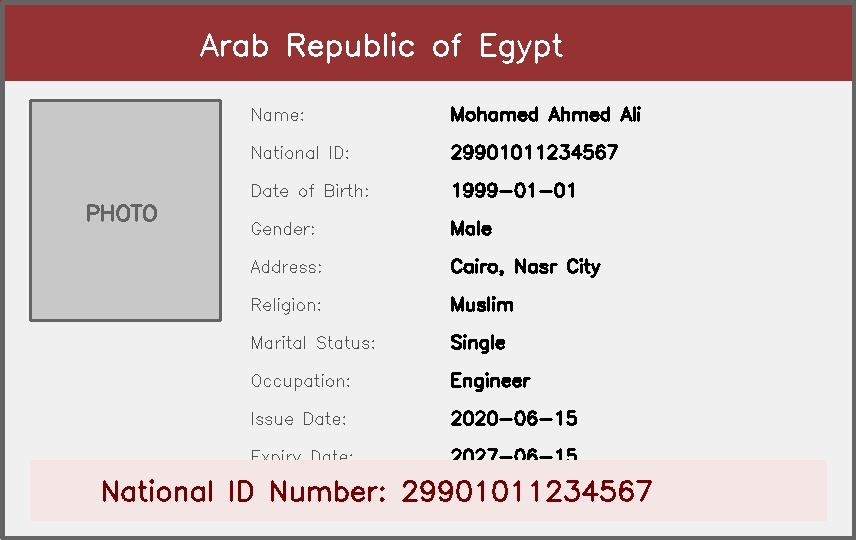
#> input picture server/ocr_service/test_national_id.jpg, 856 x 540 px
$ python -i preprocessing.py   (imports and definitions only)   (older library calls are emulated)
#> lines starting #> are read from the running program, lines starting #| are printed output that depends on the picture; after the words box and inside, x2 and y2 are one past the last pixel; in counts of white or black regions, pixels touching at a corner belong together
#> further down, picture is the input picture: shape (540, 856, 3); mean B, G, R 198.7, 198.8, 214.4
"""
OpenCV-based image preprocessing pipeline for document OCR.
Enhances image quality before sending to the VLM for text extraction.

v2 — Preserves color information for better VLM accuracy.
     Adds LAB-based enhancement, EXIF auto-rotation, and adaptive processing.
"""

import cv2
import numpy as np
import base64
import logging

logger = logging.getLogger(__name__)


# [97 lines left out: functions load_image, auto_rotate_from_exif, resize_if_needed, not called in this run]


def convert_to_grayscale(img: np.ndarray) -> np.ndarray:
    """Convert BGR image to grayscale."""
    return cv2.cvtColor(img, cv2.COLOR_BGR2GRAY)


# [66 lines left out: functions apply_clahe, enhance_color_lab, denoise, denoise_color, sharpen, sharpen_strong, not called in this run]


def order_points(pts: np.ndarray) -> np.ndarray:
    """
    Order 4 corner points as: top-left, top-right, bottom-right, bottom-left.
    Used for perspective correction.
    """
    rect = np.zeros((4, 2), dtype="float32")
    s = pts.sum(axis=1)
    diff = np.diff(pts, axis=1)
    rect[0] = pts[np.argmin(s)]       # top-left has smallest sum
    rect[2] = pts[np.argmax(s)]       # bottom-right has largest sum
    rect[1] = pts[np.argmin(diff)]    # top-right has smallest difference
    rect[3] = pts[np.argmax(diff)]    # bottom-left has largest difference
    return rect


def perspective_correction(img: np.ndarray) -> np.ndarray:
    """
    Attempt to detect a document rectangle and warp it to a flat view.
    If no clear rectangle is found, returns the original image.
    """
    try:
        gray = cv2.cvtColor(img, cv2.COLOR_BGR2GRAY) if len(img.shape) == 3 else img.copy()
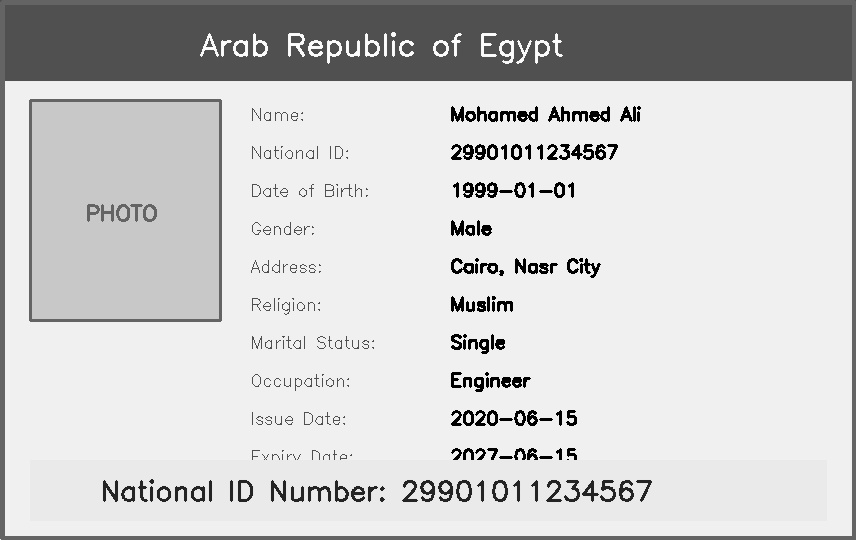
#> gray: shape (540, 856); min 0, max 255, mean 203.5
        blurred = cv2.GaussianBlur(gray, (5, 5), 0)
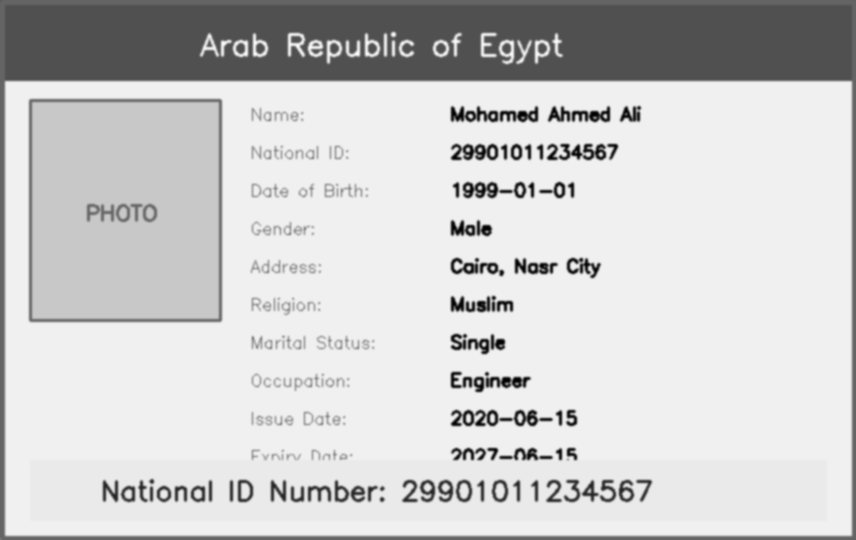
#> blurred: shape (540, 856); min 0, max 252, mean 203.5
        edges = cv2.Canny(blurred, 50, 150)
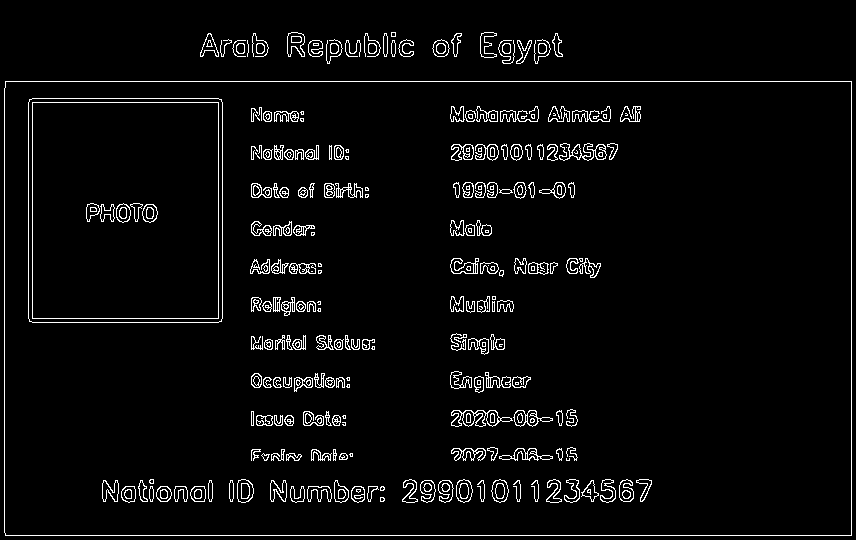
#> edges: shape (540, 856); 4.1% white in thin lines or dots

        # Dilate edges to close gaps
        kernel = cv2.getStructuringElement(cv2.MORPH_RECT, (3, 3))
        edges = cv2.dilate(edges, kernel, iterations=1)
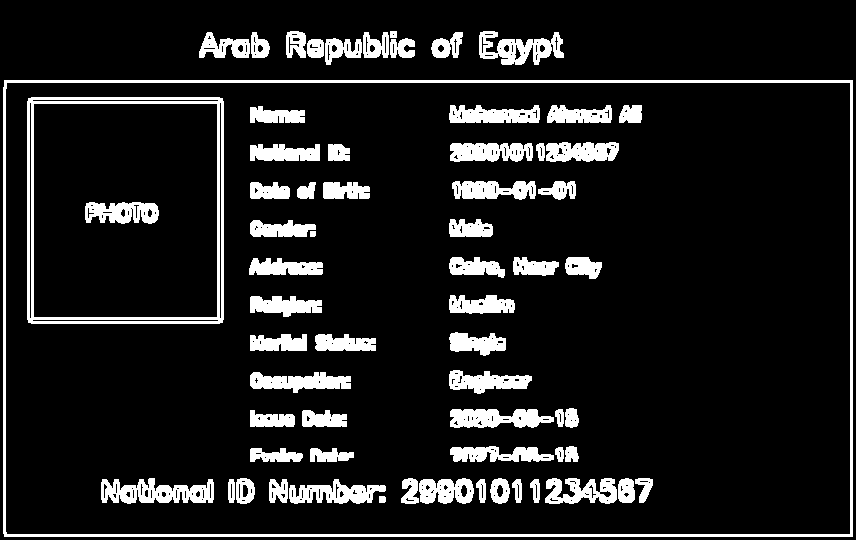
#> edges: shape (540, 856); 11.7% white; 66 white regions

        contours, _ = cv2.findContours(edges, cv2.RETR_EXTERNAL, cv2.CHAIN_APPROX_SIMPLE)
#> contours = 11 contours; largest, box (x1, y1, x2, y2) and area: (3, 80, 853, 537) 387135, (479, 31, 564, 65) 1518, (199, 32, 250, 58) 726, (325, 38, 362, 65) 562, (431, 32, 463, 58) 477

        if not contours:
            return img

        # Find the largest contour that approximates to 4 points
        contours = sorted(contours, key=cv2.contourArea, reverse=True)

        for contour in contours[:5]:  # Check top 5 largest
            peri = cv2.arcLength(contour, True)
            approx = cv2.approxPolyDP(contour, 0.02 * peri, True)

            if len(approx) == 4:
                # Check if the contour is large enough (at least 20% of image area)
                img_area = img.shape[0] * img.shape[1]
                contour_area = cv2.contourArea(approx)

                if contour_area < 0.2 * img_area:
                    continue

                pts = order_points(approx.reshape(4, 2))
                (tl, tr, br, bl) = pts

                # Compute the width and height of the new image
                width_top = np.linalg.norm(tr - tl)
                width_bottom = np.linalg.norm(br - bl)
                max_width = int(max(width_top, width_bottom))

                height_left = np.linalg.norm(bl - tl)
                height_right = np.linalg.norm(br - tr)
                max_height = int(max(height_left, height_right))

                if max_width < 100 or max_height < 100:
                    continue

                dst = np.array([
                    [0, 0],
                    [max_width - 1, 0],
                    [max_width - 1, max_height - 1],
                    [0, max_height - 1]
                ], dtype="float32")

                M = cv2.getPerspectiveTransform(pts, dst)
                warped = cv2.warpPerspective(img, M, (max_width, max_height))
                logger.info("✅ Perspective correction applied successfully.")
                return warped
#> this loop made 1 pass
#> (peri, approx, img_area, contour_area, s in order_points, diff in order_points, width_top) on pass 1: (2608.8, [[4, 80], [4, 536], [852, 536], [852, 80]], 462240, 386688, [84, 540, 1388, 932], [76, 532, -316, -772], 848)
#> pass 1, in perspective_correction, `warped = cv2.warpPerspective(img, M, (max_width, max_height))`:
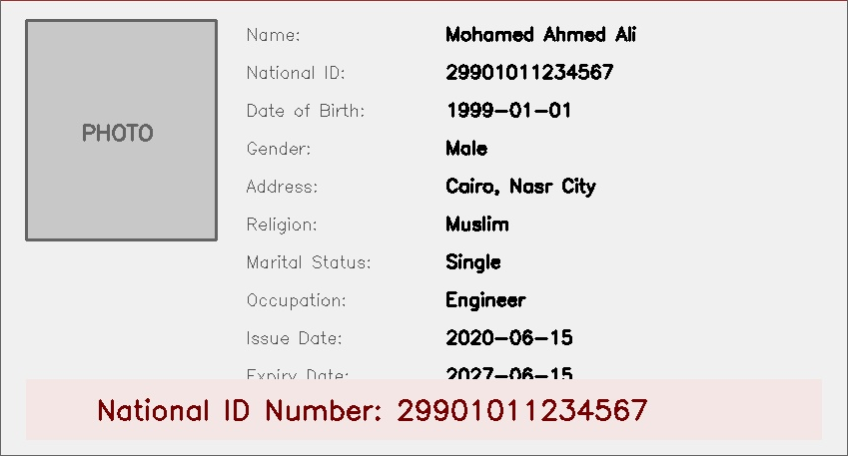
#> warped: shape (456, 848, 3); mean B, G, R 224.5, 224.6, 227.6

        logger.info("ℹ️ No document rectangle found — skipping perspective correction.")
        return img

    except Exception as e:
        logger.warning(f"⚠️ Perspective correction failed: {e}")
        return img


# [101 lines left out: functions compute_image_quality_score, preprocess_image, not called in this run]

>>> import cv2
>>> picture = cv2.imread('test_national_id.jpg')
>>> result = perspective_correction(picture)
